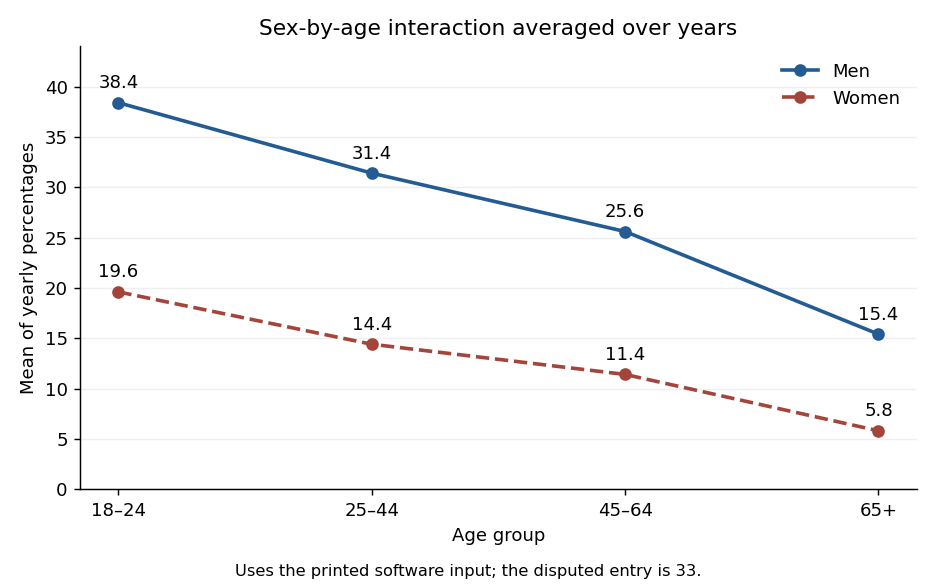

This figure's Python source:
"""Generate the interaction-plot coordinates calculated from the software input.
Tested with Python 3.14, NumPy 2.3.5, Matplotlib 3.10.7.
Writes paper-38-interaction.png to the caller's CWD; honors MPLCONFIGDIR.
"""
import matplotlib
matplotlib.use('Agg')
import matplotlib.pyplot as plt
import numpy as np


def main():
    # The software vector uses 33 at the disputed entry, reproducing its fit.
    values = np.array([
        [39,37,38,36,42], [33,33,30,30,31],
        [24,26,24,27,27], [13,14,15,17,18],
        [19,18,19,20,22], [13,13,14,16,16],
        [8,10,12,13,14], [4,5,5,8,7],
    ], dtype=float).reshape(2,4,5)
    means = values.mean(axis=2)
    fig, ax = plt.subplots(figsize=(7.2,4.5), dpi=130, facecolor='white')
    ax.set_facecolor('white')
    for vals, label, style, color in zip(means, ['Men','Women'], ['-','--'], ['#235b92','#a3453b']):
        ax.plot(np.arange(4), vals, style, marker='o', color=color, label=label, linewidth=2)
        for k, v in enumerate(vals):
            ax.annotate(f'{v:.1f}', (k,v), xytext=(0,8), textcoords='offset points', ha='center', fontsize=10)
    ax.set_xticks(np.arange(4), ['18–24','25–44','45–64','65+'])
    ax.set_xlabel('Age group')
    ax.set_ylabel('Mean of yearly percentages')
    ax.set_ylim(0,44)
    ax.set_title('Sex-by-age interaction averaged over years')
    ax.legend(frameon=False)
    ax.spines[['top','right']].set_visible(False)
    ax.grid(axis='y', alpha=0.2)
    fig.text(0.5,0.015,'Uses the printed software input; the disputed entry is 33.',ha='center',fontsize=9)
    fig.tight_layout(rect=(0,0.035,1,1))
    fig.savefig('paper-38-interaction.png',facecolor='white',transparent=False)
    plt.close(fig)


if __name__ == '__main__':
    main()
